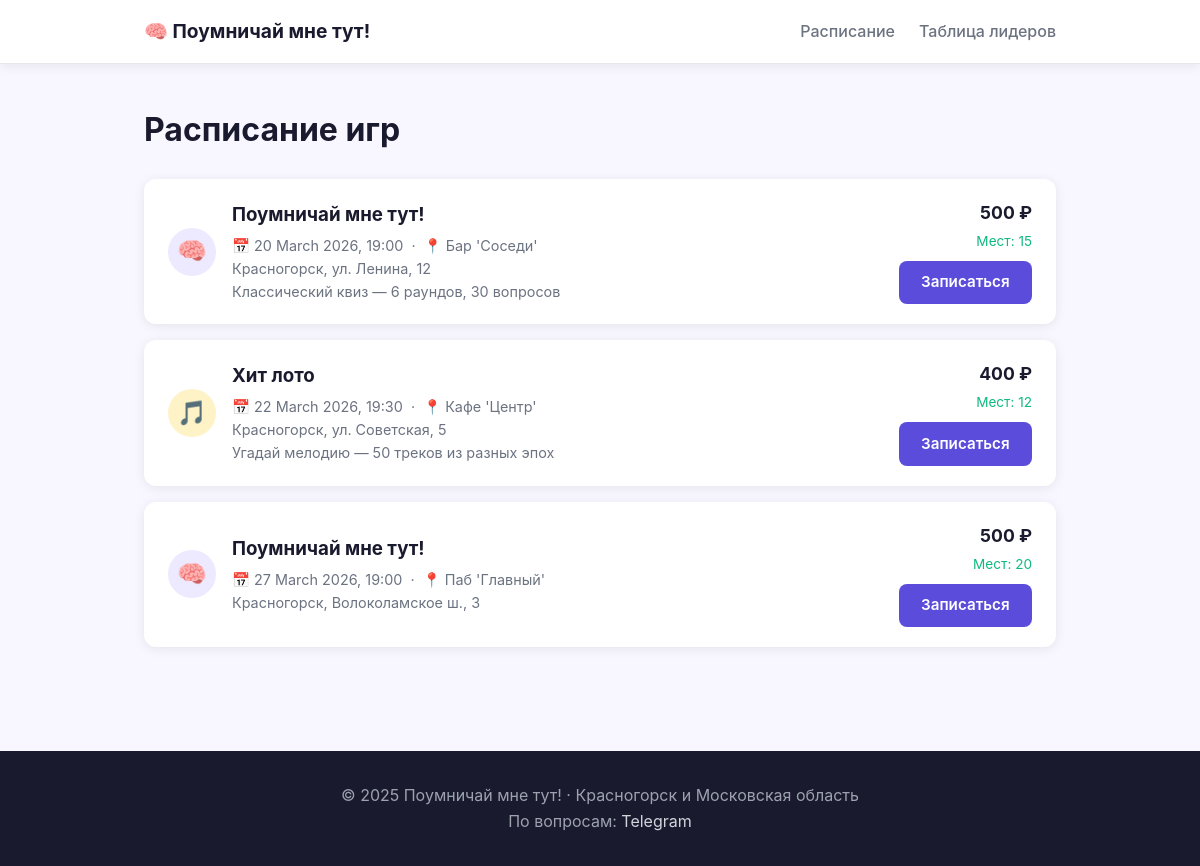
The app's page /schedule with its own data.
### database.py (models this page shows)
class Game(Base):
    __tablename__ = "games"
    id = Column(Integer, primary_key=True, index=True)
    title = Column(String, nullable=False)          # "Поумничай мне тут!" / "Хит лото"
    game_type = Column(String, nullable=False)       # "quiz" / "music"
    location = Column(String, nullable=False)        # название бара/места
    address = Column(String, nullable=True)
    game_date = Column(DateTime, nullable=False)
    max_teams = Column(Integer, default=20)
    price = Column(Integer, default=0)              # цена за команду в рублях
    description = Column(Text, nullable=True)
    is_active = Column(Boolean, default=True)
    created_at = Column(DateTime, default=datetime.utcnow)

### main.py (the view)
@app.get("/schedule", response_class=HTMLResponse)
async def schedule(request: Request, db: Session = Depends(get_db)):
    games = (db.query(Game)
             .filter(Game.is_active == True, Game.game_date >= datetime.utcnow())
             .order_by(Game.game_date).all())
    counts = {}
    for g in games:
        counts[g.id] = db.query(Registration).filter(Registration.game_id == g.id).count()
    return templates.TemplateResponse("schedule.html", {
        "request": request, "games": games, "counts": counts
    })

### templates/schedule.html (shortened to what this page needs)
{% extends "base.html" %}
{% block content %}
<section class="container page-section">
    <h1>Расписание игр</h1>
    {% if games %}
    <div class="games-list">
        {% for game in games %}
        {% set registered = counts[game.id] %}
        {% set spots_left = game.max_teams - registered %}
        <div class="game-row">
            <div class="game-row-badge {{ 'quiz' if game.game_type == 'quiz' else 'music' }}">
                {{ "🧠" if game.game_type == "quiz" else "🎵" }}
            </div>
            <div class="game-row-info">
                <h3>{{ game.title }}</h3>
                <p>📅 {{ game.game_date.strftime("%d %B %Y, %H:%M") }} &nbsp;·&nbsp; 📍 {{ game.location }}</p>
                {% if game.address %}<p class="text-muted">{{ game.address }}</p>{% endif %}
                {% if game.description %}<p>{{ game.description }}</p>{% endif %}
            </div>
            <div class="game-row-action">
                {% if game.price > 0 %}<p class="price">{{ game.price }} ₽</p>{% endif %}
                <p class="spots {% if spots_left <= 3 %}low{% endif %}">
                    {% if spots_left > 0 %}Мест: {{ spots_left }}{% else %}Мест нет{% endif %}
                </p>
                {% if spots_left > 0 %}
                <a href="/register/{{ game.id }}" class="btn btn-primary">Записаться</a>
                {% else %}
                <span class="btn btn-disabled">Занято</span>
                {% endif %}
            </div>
        </div>
        {% endfor %}
    </div>
    {% else %}
    <p class="empty-state">Пока нет запланированных игр. Следи за обновлениями!</p>
    {% endif %}
</section>
{% endblock %}

### static/style.css (style rules this page uses)
*, *::before, *::after { box-sizing: border-box; margin: 0; padding: 0; }
:root { --primary: #5b4cdb; --primary-dark: #4438c0; --accent: #f59e0b; --bg: #f8f7ff; --surface: #ffffff; --text: #1a1a2e; --text-muted: #6b7280; --border: #e5e7eb; --gold: #fbbf24; --silver: #9ca3af; --bronze: #d97706; --success: #10b981; --error: #ef4444; --radius: 12px; --shadow: 0 2px 12px rgba(0,0,0,.08); }
body { font-family: -apple-system, BlinkMacSystemFont, "Segoe UI", Roboto, sans-serif; background: var(--bg); color: var(--text); line-height: 1.6; }
a { color: var(--primary); text-decoration: none; }
.container { max-width: 960px; margin: 0 auto; padding: 0 1.5rem; }
.btn { display: inline-block; padding: .6rem 1.4rem; border-radius: 8px; font-weight: 600; font-size: .95rem; cursor: pointer; border: none; transition: all .15s; text-decoration: none; }
.btn-primary { background: var(--primary); color: #fff; }
.page-section { padding: 2.5rem 1.5rem; }
.page-section h1 { font-size: 2rem; margin-bottom: 1.5rem; }
.games-list { display: flex; flex-direction: column; gap: 1rem; }
.game-row { background: var(--surface); border-radius: var(--radius); padding: 1.25rem 1.5rem; box-shadow: var(--shadow); display: grid; grid-template-columns: 3rem 1fr auto; gap: 1rem; align-items: center; }
.game-row-badge { width: 3rem; height: 3rem; border-radius: 50%; display: flex; align-items: center; justify-content: center; font-size: 1.5rem; }
.game-row-badge.quiz { background: #ede9fe; }
.game-row-badge.music { background: #fef3c7; }
.game-row-info h3 { margin-bottom: .25rem; }
.game-row-info p { color: var(--text-muted); font-size: .9rem; }
.game-row-action { text-align: right; min-width: 120px; }
.price { font-weight: 700; font-size: 1.1rem; margin-bottom: .25rem; }
.spots { font-size: .85rem; color: var(--success); margin-bottom: .5rem; }
.text-muted { color: var(--text-muted); font-size: .9rem; }

### records on screen
Game: game_type "🧠", title "Поумничай мне тут!", game_date "20 March 2026, 19:00", location "Бар 'Соседи'", address "Красногорск, ул. Ленина, 12", description "Классический квиз — 6 раундов, 30 вопросов", price "500", max_teams "15"
Game: game_type "🎵", title "Хит лото", game_date "22 March 2026, 19:30", location "Кафе 'Центр'", address "Красногорск, ул. Советская, 5", description "Угадай мелодию — 50 треков из разных эпох", price "400", max_teams "12"
Game: game_type "🧠", title "Поумничай мне тут!", game_date "27 March 2026, 19:00", location "Паб 'Главный'", address "Красногорск, Волоколамское ш., 3", price "500", max_teams "20"
